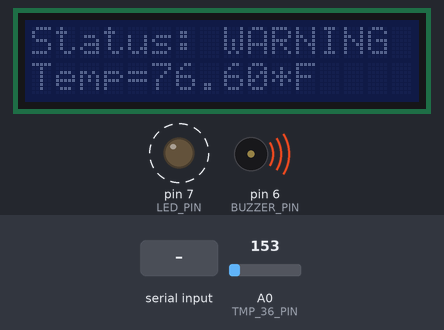
Recording of a sketch running on a simulated Arduino Uno, built with avr-gcc and run on an emulated ATmega328P. Parts: 16×2 character LCD, output pins drawn as LEDs (lit = HIGH), buzzer (waves = sounding). Dashed ring = blinking. The test bench sets the inputs (shaded band); at power-on: A0 (TMP_36_PIN) = 153. What the sketch prints to the serial monitor is not drawn.

Above: at 1.07 s.
1.3 s: A0 (TMP_36_PIN) set to 164
At 2.0 s:
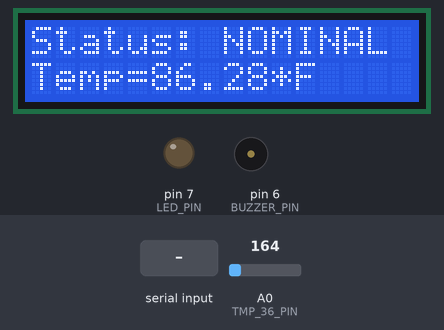
3.1 s: "DEBUG ON\n" received over Serial
At 4.09 s:
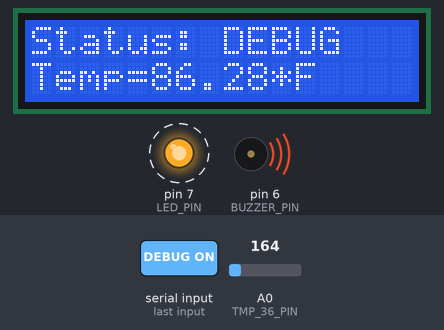
5.2 s: "DEBUG OFF\n" received over Serial
At 5.39 s:
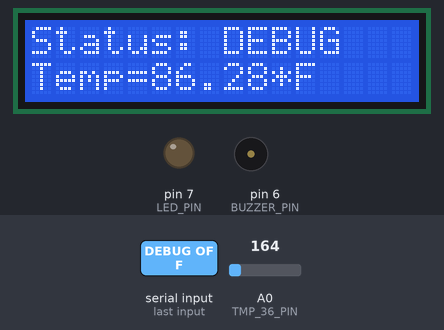
6.9 s: A0 (TMP_36_PIN) set to 191
At 7.65 s:
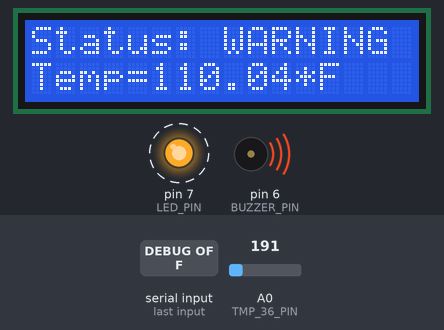
9.9 s: A0 (TMP_36_PIN) set to 175
At 11.66 s:
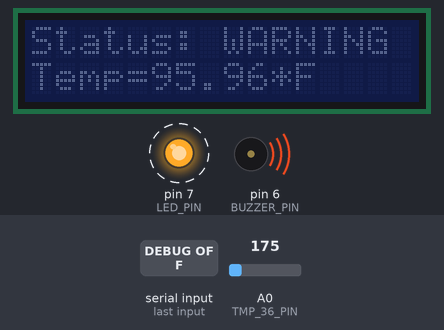
11.7 s: A0 (TMP_36_PIN) set to 129
At 11.95 s:
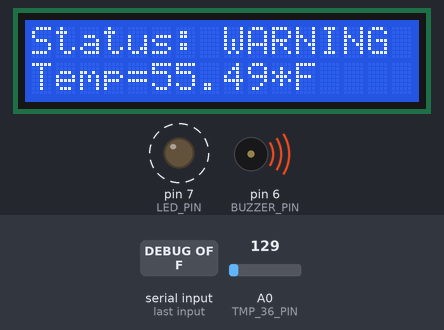
13.3 s: A0 (TMP_36_PIN) set to 116
Timing chart, 0 to 16.0 s (numbered marks = the images above; inputs shaded):
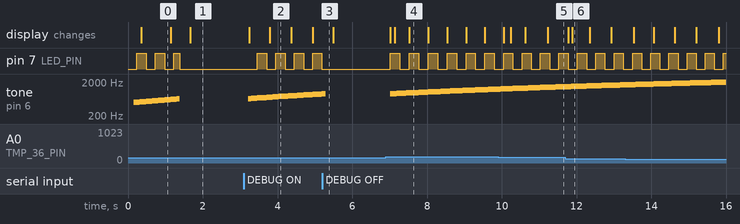

Measured:
- the behaviour switches between 156 and 157 on A0 (TMP_36_PIN) (found by bisection; images 0 and 1)
- after the input at 1.3 s, the display: changes after 0.36 s (image 1)
- after the input at 3.1 s, pin 7 (LED_PIN): alternates HIGH for 0.25 s and LOW for 0.25 s, starting after 0.36 s; tone on pin 6 (BUZZER_PIN): plays 650 Hz for 0.08 s, 660 Hz for 0.08 s, 670 Hz for 0.08 s, 680 Hz for 0.08 s, 690 Hz for 0.08 s, 700 Hz for 0.08 s … (25 notes in this stretch), starting after 0.12 s
- after the input at 5.2 s, pin 7 (LED_PIN): stops changing and stays LOW
- after the input at 6.9 s, pin 7 (LED_PIN): alternates HIGH for 0.25 s and LOW for 0.25 s, starting after 0.12 s; tone on pin 6 (BUZZER_PIN): plays 900 Hz for 0.08 s, 910 Hz for 0.08 s, 920 Hz for 0.08 s, 930 Hz for 0.08 s, 940 Hz for 0.08 s, 950 Hz for 0.08 s … (35 notes in this stretch), starting after 0.12 s
- after the input at 9.9 s, the display: first differs from a run without the input after 0.34 s (image 5)
- after the input at 11.7 s, the display: first differs from a run without the input after 0.19 s (image 6)

The sketch:

I2C_LCD_Variable_1_.ino
```cpp
#include <Wire.h>
#include <LiquidCrystal_I2C.h>


// USER CONFIG
int tempAlarmThresholdF = 80;
bool DEBUG_ENABLED = false;

// DEVICE SETUP
LiquidCrystal_I2C lcd(0x27,16,2);  // set the LCD address to 0x27 for a 16 chars and 2 line display
int buzzerFrequency = 500;        // Current frequency of the buzzer
int buzzerStep = 10;              // Step size for frequency change
bool buzzerIncreasing = true;     // Direction of frequency change
unsigned long buzzerPrevMillis = 0; // Stores last update time
const int buzzerInterval = 10;    // Time interval between frequency changes (in ms)
unsigned long ledPrevMillis = 0;
const int ledInterval = 200;  // LED blink interval (ms)
bool ledState = false;

// PIN SETUP
#define TMP_36_PIN A0
#define BUZZER_PIN 6
#define LED_PIN 7

// GENERAL SETUP
String status = "INITAlIZING";


void setup()
{
  // Initialize the lcd
  lcd.init();
  lcd.noBacklight();


  // Init buzzer
  pinMode(BUZZER_PIN, OUTPUT); // Set the buzzer pin as an output
  pinMode(LED_PIN, OUTPUT); // Set LED pin as output

  Serial.begin(9600);
  Serial.println("System Initialized. Type 'DEBUG ON' or 'DEBUG OFF' to toggle debug mode.");
}


void loop()
{
  checkSerialCommand(); // Check for user input to enable/disable debug mode

  // Calculate Temperature Values
  int tmp36reading = analogRead(TMP_36_PIN);
  // Convert ADC reading (0–1023) to voltage (0–5V)
  float tmp36voltage = tmp36reading * (5.0 / 1023.0);

  Serial.print("Voltage: ");
  Serial.println(tmp36voltage, 3);   // print with 3 decimal places

  // TMP36: 0.5 V @ 0 °C, 10 mV/°C
  float tmp36tempC = (tmp36voltage - 0.5) * 100.0;
  Serial.print("Temperature (°C): ");
  Serial.println(tmp36tempC, 1);     // print with 1 decimal place

  // Convert to °F
  float tmp36tempF = tmp36tempC * 9.0 / 5.0 + 32.0;
  Serial.print("Temperature (°F): ");
  Serial.println(tmp36tempF, 1);

  Serial.print("Temp: ");
  Serial.println(tmp36tempF);

  bool alarmActive = false;

  // Debug functionality
  if (!DEBUG_ENABLED) {
    // Check alarm status to determine behavior
    if (isTemperatureOverThreshold(tmp36tempF)) {
      // ALARM ON
      alarmActive = true;
      status = "WARNING";
    } else {
      // ALARM OFF
      alarmActive = false;
      status = "NOMINAL";
    }
  } else {
    // DEBUG FUNCTIONALITY
    status = "DEBUG";
    alarmActive = true;
  }

  // Handle Alarm
  updateBuzzerTone(alarmActive);
  updateLED(alarmActive);

  updateLCD(status, tmp36tempF, alarmActive);
}

bool isTemperatureOverThreshold(float tmp36tempF) {
  if (tmp36tempF < tempAlarmThresholdF || tmp36tempF > 90.0) {
    return true;
  }
  return false;
}

void updateLCD(String status, float tempF, bool alarmActive) {
  static unsigned long previousBlinkMillis = 0;
  static unsigned long previousClearMillis = 0;
  const unsigned long blinkInterval = 500;  // Blink interval in milliseconds
  const unsigned long clearInterval = 250;  // Clear interval in milliseconds
  static bool backlightState = true;
  unsigned long currentMillis = millis();

  // Clear and reset display at set intervals
  if (currentMillis - previousClearMillis >= clearInterval) {
    previousClearMillis = currentMillis;
    lcd.clear();

    // Print a message to the LCD.
    lcd.setCursor(0, 0); // First line
    lcd.print("Status: ");
    lcd.print(status);

    lcd.setCursor(0, 1); // Second line
    lcd.print("Temp=");
    lcd.print(tempF);
    lcd.print("*F");
    // Serial.println("clearing");
  }


  // Handle backlight blinking if alarm is active
  if (alarmActive) {
    if (currentMillis - previousBlinkMillis >= blinkInterval) {
      previousBlinkMillis = currentMillis;
      backlightState = !backlightState;

      if (backlightState) {
        lcd.backlight();  // Turn on backlight
      } else {
        lcd.noBacklight(); // Turn off backlight
      }
    }
  } else {
    lcd.backlight(); // Keep backlight on when no alarm
  }
}

void updateBuzzerTone(bool buzzerEnabled) {

  if (buzzerEnabled) {
    unsigned long buzzerCurrentMillis = millis();

    if (buzzerCurrentMillis - buzzerPrevMillis >= buzzerInterval) {
        buzzerPrevMillis = buzzerCurrentMillis;

        // Set the buzzer frequency
        tone(BUZZER_PIN, buzzerFrequency);

        // Update frequency for next cycle
        if (buzzerIncreasing) {
            buzzerFrequency += buzzerStep;
            if (buzzerFrequency >= 2000) {
                buzzerIncreasing = false;  // Start decreasing
            }
        } else {
            buzzerFrequency -= buzzerStep;
            if (buzzerFrequency <= 500) {
                buzzerIncreasing = true;  // Start increasing
            }
        }
    }
  } else {
    // Buzzer not enabled
    noTone(BUZZER_PIN);
  }
}

// Function to check Serial input and toggle DEBUG mode
void checkSerialCommand() {
  if (Serial.available()) {
    String command = Serial.readStringUntil('\n');
    command.trim(); // Remove whitespace

    if (command.equalsIgnoreCase("DEBUG ON")) {
      DEBUG_ENABLED = true;
      Serial.println("Debug Mode Enabled.");
    }
    else if (command.equalsIgnoreCase("DEBUG OFF")) {
      DEBUG_ENABLED = false;
      Serial.println("Debug Mode Disabled.");
    }
  }
}

// LED Blinking Function (Non-blocking)
void updateLED(bool alarmActive) {
  unsigned long ledCurrentMillis = millis();

  if (alarmActive) {
    if (ledCurrentMillis - ledPrevMillis >= ledInterval) {
      ledPrevMillis = ledCurrentMillis;
      ledState = !ledState;  // Toggle LED state
      digitalWrite(LED_PIN, ledState);
    }
  } else {
    digitalWrite(LED_PIN, LOW);  // Keep LED off if no alarm
  }
}
```
